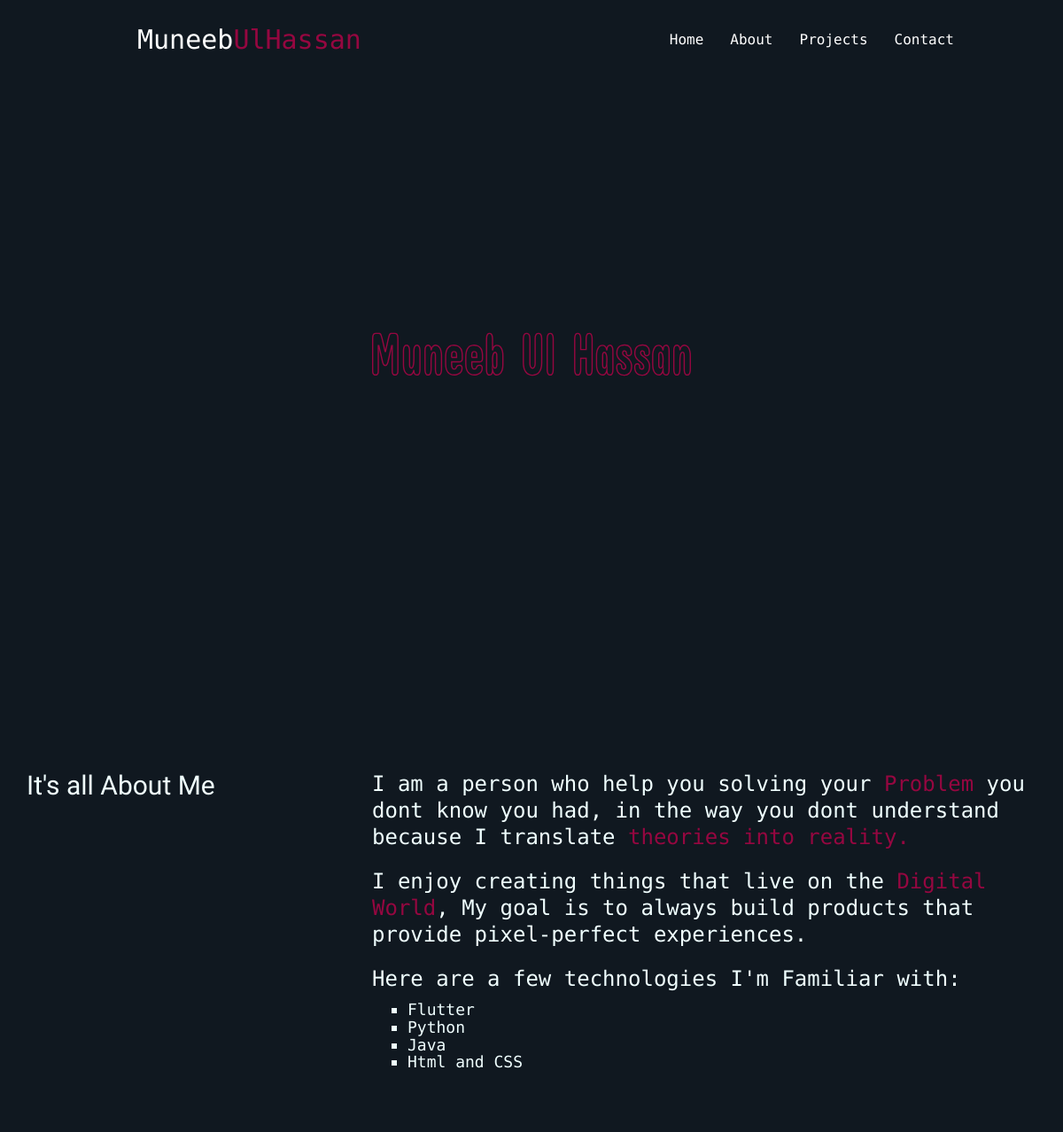
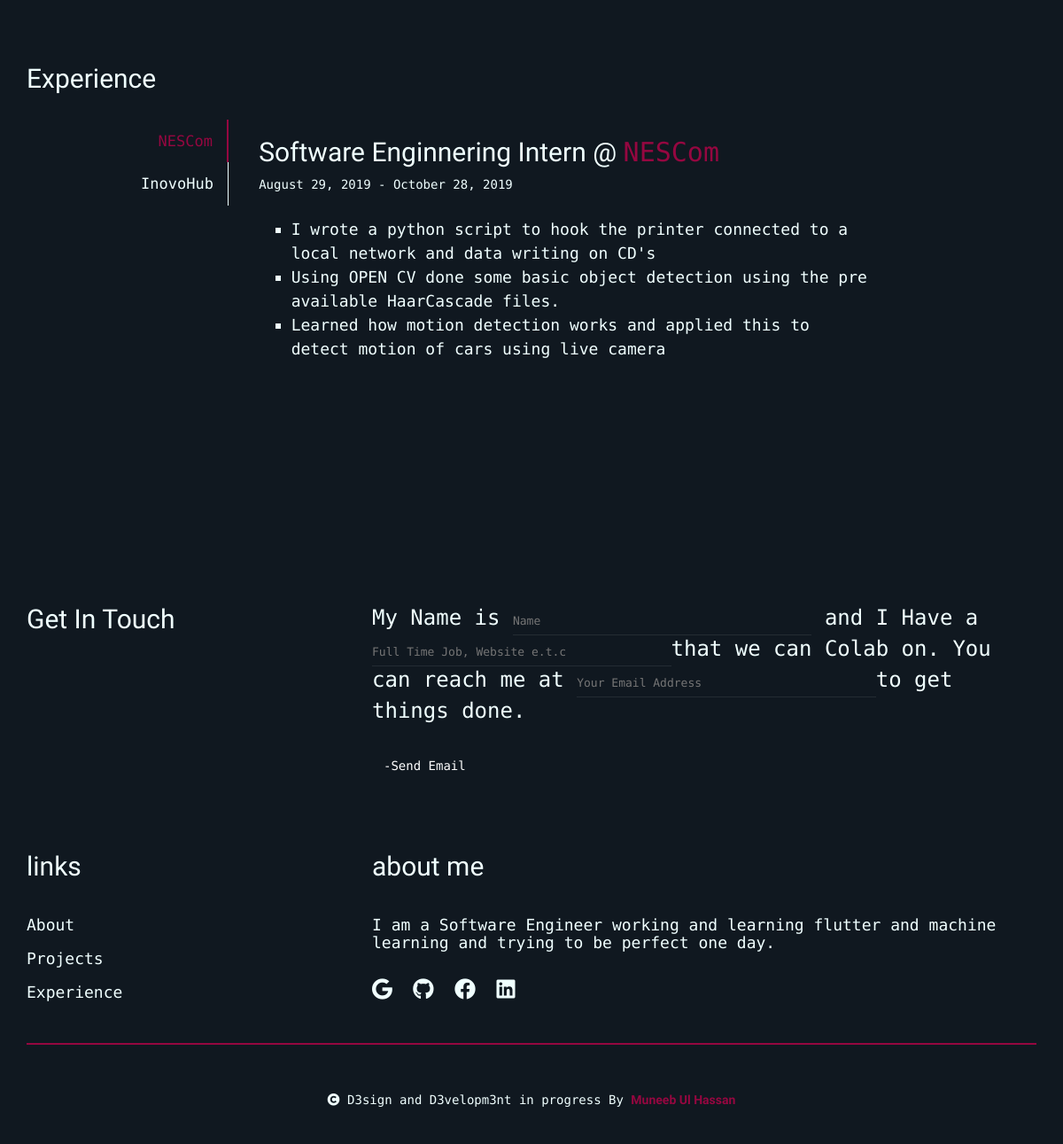
The page / on the database its author committed (2 pictures, top to bottom).
### muneebulhassan/models.py (models this page shows, shortened)
class experience(models.Model):
    e_name = models.CharField(max_length=30)
    e_post = models.CharField(max_length=50)
    e_startdate = models.CharField(max_length=30)
    e_enddate = models.CharField(max_length=30)

class experiencedetail(models.Model):
    e_name = models.ForeignKey(experience,on_delete=models.DO_NOTHING)
    e_detail = models.CharField(max_length=100)

### muneebulhassan/views.py (the view, shortened to what this page needs)
# urls.py: path("", views.index, name="index.html"),
def index(request):
    repo = requests.get("https://api.github.com/users/monybluex/repos")
    repo_data = repo.json()
    for data in repo_data:
        lang_url = data['languages_url']
        languages = requests.get(lang_url)
        lang_data = languages.json()
        out = dict(itertools.islice(lang_data.items(), 3))
        data['lang'] = out
    exp = experience.objects.all
    expd = experiencedetail.objects.all()
    parms ={'experience': exp, 'exp_detail' : expd, 'repos' : repo_data }
    return render(request, "index.html",parms)

### templates/index.html (shortened to what this page needs)
{% load static %}
<!DOCTYPE html>
<html lang="en">
<head>
    <link href="{% static 'css/bootstrap.min.css'%}" rel="stylesheet">
    <link rel="stylesheet" href="{% static 'css/all.min.css'%}">
    <link href="{% static 'css/style.css'%}" rel="stylesheet">
</head>
<body>
    <section class="wrrapNavbar">
        <nav class="navbar navbar-default">
            <div class="container">
                <div class="navbar-header">
                    <a class="navbar-brand" href="#">Muneeb<span>UlHassan</span></a>
                </div>
                <div class="collapse navbar-collapse" id="bs-example-navbar-collapse-1">
                    <ul class="nav navbar-nav navbar-right">
                        <li class=""><a href="#home">Home <span class="sr-only">(current)</span></a></li>
                        <li><a href="#about">About</a></li>
                        <li><a href="#projects">Projects</a></li>
                        <li><a href="#contact-form">Contact</a></li>
                    </ul>
                </div>
            </div>
        </nav>
    </section>
    <section id="main-page">
        <div id="home" class="firstSection">
            <div id="svg-container">
            </div>
        </div>
    </section>
    <Section id="about">
        <div class=" container module">
            <div class="row">
                <div class="col-sm-4">
                    <h2 class="hf">It's all About Me</h2>
                </div>
                <div class="col-sm-8" style="float: right;">
                    <h3 style="line-height: 30px;">
                        I am a person who help you solving your <span>Problem</span> you dont know you had, in the way you dont understand because I translate <span>theories into reality.</span>
                    </h3>
                    <h3 style="line-height: 30px;">
                        I enjoy creating things that live on the <span>Digital World</span>, My goal is to always build products that provide pixel-perfect experiences.
                  </h3>
                    <h3 style="line-height: 30px;">
                        Here are a few technologies I'm Familiar with:
                  </h3>
                    <div style="padding: 0px 40px">
                        <h4>
                            <ul style="list-style: square;">
                                <li>Flutter</li>
                                <li>Python</li>
                                <li>Java</li>
                                <li>Html and CSS</li>
                            </ul>
                        </h4>
                    </div>
                </div>
            </div>
        </div>
    </Section>
    <section id="experience">
        <div class="container module">
            <h2 class="hf">Experience</h2>
            <br>
            <div class="tab">
                {% for exp in experience %}
                <button class="tablinks" onclick="openCity(event,'{{ exp.e_name }}')" id="defaultOpen">{{ exp.e_name }}</button>
                {% endfor %}
            </div>
        {% for exp in experience %}
        <div id="{{exp.e_name}}" class="tabcontent">
                <h2 class="hf">{{exp.e_post}} @ <span>{{ exp.e_name }}</span></h2>
                <p>{{exp.e_startdate}} - {{exp.e_enddate}}</p>
                <div class="exp-description">
                    <h4>
                        <ul style="list-style: square;">
                            {% for expd in exp.experiencedetail_set.all %}
                                <li>{{ expd.e_detail }}</li>
                            {% endfor %}
                        </ul>
                    </h4>
                </div>
            </div>
        {% endfor %}
        </div>
    </section>
    <section id="projects">
        <div class="container">
            <div class="row module">
            </div>
        </div>
    </section>
    <section id="contact-form">
        <div class=" container contact-form module">
            <div class="row">
                <div class="col-sm-4">
                    <h2 class="hf">Get In Touch</h2>
                </div>
                <div class="col-sm-8" style="float: right;">
                    <h3 style="line-height: 30px;">
                        <form action="/" method="post">
                            My Name is <input name="name" type="text" placeholder="Name" style="font-size: small;"> and I Have a  <input name="subject" type="text" placeholder="Full Time Job, Website e.t.c" style="font-size: small;">that we can Colab on. You can reach me at
                            <input name="email" type="text" placeholder="Your Email Address" style="font-size: small;">to get things done.
                            <br>
                            <br>
                            <button type="submit" class="btn btn-primary">-Send Email</button>
                        </form>
                    </h3>
                </div>
            </div>
        </div>
    </section>
    <section id="footer">
        <div class="container contacts module">
            <div class="row">
                <div class="col-sm-4">
                    <h2 class="hf">links</h2><br>
                    <h4>
                        <ul class="links">
                            <li><a href="#about">About</a></li>
                            <li><a href="#projects">Projects</a></li>
                            <li><a href="#experience">Experience</a></li>
                        </ul>
                    </h4>
                  </div>
                <div class="col-sm-8 c-about">
                    <h2 class="hf">about me</h2><br>
                    <h4>I am a Software Engineer working and learning flutter and machine learning and trying to be perfect one day.</h4><br>
                    <a href="mailto:mh8633b@gmail.com" title='mh8633b@gmail.com'><i class="fab fa-google icon"></i></a>
                    <a href="https://github.com/monybluex"><i class="fab fa-github icon"></i></a>
                    <i class="fab fa-facebook icon"></i>
                    <a href="https://www.linkedin.com/in/muneeb-hassan-26bb37130/"><i class="fab fa-linkedin icon"></i></a>
                </div>
            </div>
            <hr style="border: .5px solid #950740;">
            <center><h5 class="footer-line"><i class="fas fa-copyright"></i> D3sign and D3velopm3nt in progress By <b class="hf yt">Muneeb Ul Hassan</b> </h5></center>
        </div>
    </section>
</body>
</html>

### static/css/style.css (style rules this page uses)
* { padding: 0; margin: 0; -webkit-box-sizing: border-box; -moz-box-sizing: border-box; box-sizing: border-box; color: azure; font-family: 'Space Mono', monospace; transition: ease-in-out 0.5s; }
body { background-color: #101820FF; }
.yt { color: #950740; }
.hf { font-family: 'BioRhyme', serif; }
.wrrapNavbar { position: absolute; width: 100%; }
.navbar-default { background-color: transparent; border-bottom: 0px; border: 0px; padding: 0; margin: 0; border-radius: 0; padding-top: 20px; height: 100px; }
.navbar-default .navbar-brand { font-size: 30px; -webkit-transition: all 0.2s ease-out; transition: all 0.2s ease-out; }
.navbar-default .navbar-brand, .navbar-default .navbar-brand:hover { color: #fff; margin-left: 110px !important; }
.navbar-right { float: right!important; margin-right: 63px !important; }
.navbar-default .navbar-brand span { color: #950740; }
.navbar-default .navbar-nav>li>a { color: #fff; font-size: 16px; font-weight: 500; }
.firstSection { height: 100vh; width: 100%; background-color: #101820FF; -webkit-background-size: cover; background-size: cover; background-repeat: no-repeat; justify-content: center; align-items: center; display: flex; text-align: center; }
#svg-container { width: 60%; height: 140px; }
#svg-canvas { width: 50%; height: 140px; }
span { color: #950740; }
#about { height: 60vh; }
#experience { min-height: 70vh; }
.tab { float: left; width: 20%; height: fit-content; }
.tab button { background-color: transparent; color: azure; padding: 12px 16px; width: 100%; border: none; outline: none; cursor: pointer; transition: 0.5s; font-size: 17px; float: right; text-align: right; border-right: 1px solid azure; }
.tablinks { float: right; text-align: right; }
.tab button.active { transition: 1s ease-in-out; color: #950740; border-right: 2px solid #950740; }
.tabcontent { transition: 1s ease-in-out; float: left; padding: 0px 3%; width: 70%; border-left: none; height: 30vh; height: fit-content; }
.tabcontent h4 { line-height: 150%; }
.exp-description { padding: 1% 5%; }
.contact-form { padding-top: 10%; }
input { background-color: transparent; border: none; border-bottom: 1px solid rgb(36, 44, 51); width: 45%; }
.btn-primary { background-color: transparent; border: 1px solid transparent; transition: ease-in-out 0.5s; }
.contacts { background-color: #101820FF; height: 50vh; padding-top: 5%; }
.icon { padding-right: 2%; color: azure; font-size: x-large; }
ul { list-style-type: none; }
.contacts li { padding-bottom: 5%; }
.contacts li a { color: azure; }
.footer-line { padding: 3%; }
.module { padding-top: 50px; }
.already-visible { transform: translateY(0); animation: none; }

### rows shown on the page
experience: e_name "NESCom", e_post "Software Enginnering Intern", e_startdate "August 29, 2019", e_enddate "October 28, 2019"
experience: e_name "InovoHub"
experiencedetail: e_detail "I wrote a python script to hook the printer connected to a local network and data writing on CD's"
experiencedetail: e_detail "Using OPEN CV done some basic object detection using the pre available HaarCascade files."
experiencedetail: e_detail "Learned how motion detection works and applied this to detect motion of cars using live camera"
